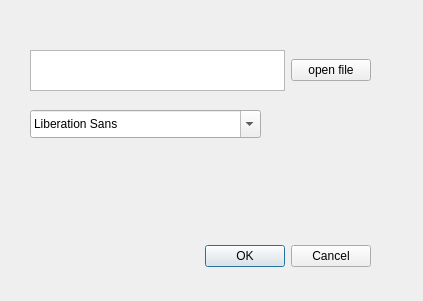
<?xml version="1.0" encoding="UTF-8"?>
<ui version="4.0">
 <class>Dialog</class>
 <widget class="QDialog" name="Dialog">
  <property name="geometry">
   <rect>
    <x>0</x>
    <y>0</y>
    <width>423</width>
    <height>301</height>
   </rect>
  </property>
  <property name="windowTitle">
   <string>Dialog</string>
  </property>
  <widget class="QDialogButtonBox" name="buttonBox">
   <property name="geometry">
    <rect>
     <x>30</x>
     <y>240</y>
     <width>341</width>
     <height>32</height>
    </rect>
   </property>
   <property name="orientation">
    <enum>Qt::Horizontal</enum>
   </property>
   <property name="standardButtons">
    <set>QDialogButtonBox::Cancel|QDialogButtonBox::Ok</set>
   </property>
  </widget>
  <widget class="QWidget" name="horizontalLayoutWidget">
   <property name="geometry">
    <rect>
     <x>30</x>
     <y>50</y>
     <width>341</width>
     <height>41</height>
    </rect>
   </property>
   <layout class="QHBoxLayout" name="horizontalLayout">
    <item>
     <widget class="QTextEdit" name="textEdit"/>
    </item>
    <item>
     <widget class="QPushButton" name="pushButton">
      <property name="text">
       <string>open file</string>
      </property>
     </widget>
    </item>
   </layout>
  </widget>
  <widget class="QFontComboBox" name="coordinateSelect">
   <property name="geometry">
    <rect>
     <x>30</x>
     <y>110</y>
     <width>231</width>
     <height>28</height>
    </rect>
   </property>
  </widget>
 </widget>
 <resources/>
 <connections>
  <connection>
   <sender>buttonBox</sender>
   <signal>accepted()</signal>
   <receiver>Dialog</receiver>
   <slot>accept()</slot>
   <hints>
    <hint type="sourcelabel">
     <x>248</x>
     <y>254</y>
    </hint>
    <hint type="destinationlabel">
     <x>157</x>
     <y>274</y>
    </hint>
   </hints>
  </connection>
  <connection>
   <sender>buttonBox</sender>
   <signal>rejected()</signal>
   <receiver>Dialog</receiver>
   <slot>reject()</slot>
   <hints>
    <hint type="sourcelabel">
     <x>316</x>
     <y>260</y>
    </hint>
    <hint type="destinationlabel">
     <x>286</x>
     <y>274</y>
    </hint>
   </hints>
  </connection>
 </connections>
</ui>
